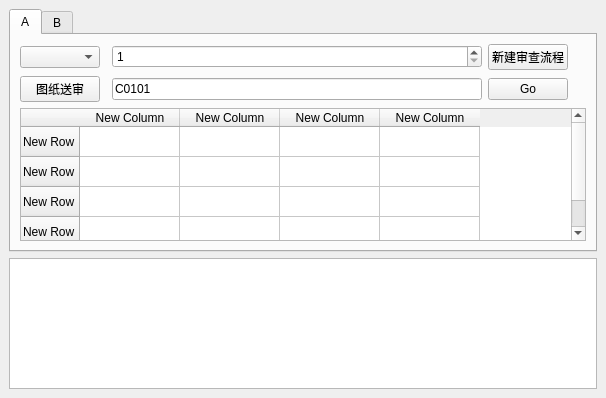
<?xml version="1.0" encoding="UTF-8"?>
<ui version="4.0">
 <class>MainWindow</class>
 <widget class="QMainWindow" name="MainWindow">
  <property name="geometry">
   <rect>
    <x>0</x>
    <y>0</y>
    <width>606</width>
    <height>398</height>
   </rect>
  </property>
  <property name="windowTitle">
   <string>MainWindow</string>
  </property>
  <widget class="QWidget" name="centralWidget">
   <layout class="QGridLayout" name="gridLayout">
    <item row="0" column="0">
     <widget class="QTabWidget" name="tabWidget_mainwindow">
      <property name="currentIndex">
       <number>0</number>
      </property>
      <widget class="QWidget" name="tab_drawings">
       <attribute name="title">
        <string>A</string>
       </attribute>
       <layout class="QGridLayout" name="gridLayout_2">
        <item row="0" column="0">
         <widget class="QComboBox" name="comboBox_profession"/>
        </item>
        <item row="1" column="0">
         <widget class="QPushButton" name="pushButton_review_report">
          <property name="text">
           <string>图纸送审</string>
          </property>
         </widget>
        </item>
        <item row="1" column="2">
         <widget class="QLineEdit" name="lineEdit_drawing_no_input">
          <property name="text">
           <string>C0101</string>
          </property>
         </widget>
        </item>
        <item row="1" column="3">
         <widget class="QPushButton" name="pushButton_drawing_no_input">
          <property name="tabletTracking">
           <bool>false</bool>
          </property>
          <property name="text">
           <string>Go</string>
          </property>
          <property name="autoDefault">
           <bool>false</bool>
          </property>
          <property name="default">
           <bool>false</bool>
          </property>
         </widget>
        </item>
        <item row="2" column="0" colspan="7">
         <widget class="QTableWidget" name="tableWidget">
          <row>
           <property name="text">
            <string>New Row</string>
           </property>
          </row>
          <row>
           <property name="text">
            <string>New Row</string>
           </property>
          </row>
          <row>
           <property name="text">
            <string>New Row</string>
           </property>
          </row>
          <row>
           <property name="text">
            <string>New Row</string>
           </property>
          </row>
          <column>
           <property name="text">
            <string>New Column</string>
           </property>
          </column>
          <column>
           <property name="text">
            <string>New Column</string>
           </property>
          </column>
          <column>
           <property name="text">
            <string>New Column</string>
           </property>
          </column>
          <column>
           <property name="text">
            <string>New Column</string>
           </property>
          </column>
         </widget>
        </item>
        <item row="0" column="3">
         <widget class="QPushButton" name="pushButton_new_review_flow">
          <property name="text">
           <string>新建审查流程</string>
          </property>
         </widget>
        </item>
        <item row="0" column="2">
         <widget class="QSpinBox" name="spinBox_drawing_qty">
          <property name="minimum">
           <number>1</number>
          </property>
         </widget>
        </item>
       </layout>
      </widget>
      <widget class="QWidget" name="tab_specifications">
       <attribute name="title">
        <string>B</string>
       </attribute>
      </widget>
     </widget>
    </item>
    <item row="1" column="0">
     <widget class="QTableView" name="tableView"/>
    </item>
   </layout>
  </widget>
 </widget>
 <resources/>
 <connections/>
</ui>
